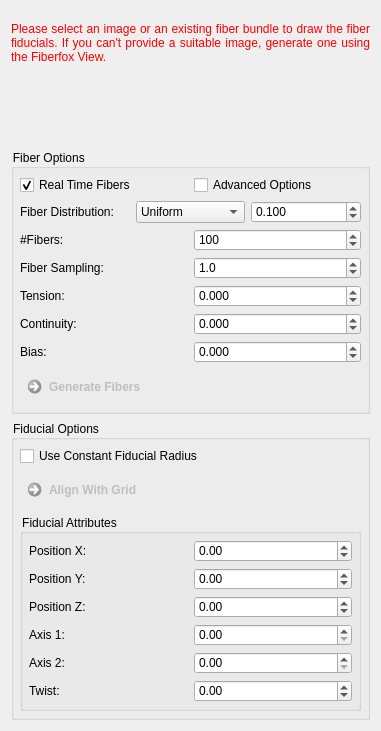
     <widget class="QWidget" name="page">
      <property name="geometry">
       <rect>
        <x>0</x>
        <y>0</y>
        <width>381</width>
        <height>731</height>
       </rect>
      </property>
      <attribute name="label">
       <string>Manual Fiber Design</string>
      </attribute>
      <layout class="QGridLayout" name="gridLayout">
       <item row="1" column="0">
        <widget class="QFrame" name="frame">
         <property name="frameShape">
          <enum>QFrame::NoFrame</enum>
         </property>
         <property name="frameShadow">
          <enum>QFrame::Raised</enum>
         </property>
         <layout class="QGridLayout" name="gridLayout_3">
          <property name="leftMargin">
           <number>0</number>
          </property>
          <property name="topMargin">
           <number>0</number>
          </property>
          <property name="rightMargin">
           <number>0</number>
          </property>
          <property name="bottomMargin">
           <number>0</number>
          </property>
          <item row="0" column="0">
           <widget class="QPushButton" name="m_CircleButton">
            <property name="enabled">
             <bool>false</bool>
            </property>
            <property name="maximumSize">
             <size>
              <width>30</width>
              <height>30</height>
             </size>
            </property>
            <property name="toolTip">
             <string>Draw elliptical fiducial.</string>
            </property>
            <property name="text">
             <string/>
            </property>
            <property name="icon">
             <iconset resource="../../resources/QmitkFiberfox.qrc">
              <normaloff>:/QmitkFiberfox/circle.png</normaloff>:/QmitkFiberfox/circle.png</iconset>
            </property>
            <property name="iconSize">
             <size>
              <width>32</width>
              <height>32</height>
             </size>
            </property>
            <property name="checkable">
             <bool>false</bool>
            </property>
            <property name="flat">
             <bool>true</bool>
            </property>
           </widget>
          </item>
          <item row="0" column="1">
           <widget class="QPushButton" name="m_FlipButton">
            <property name="enabled">
             <bool>false</bool>
            </property>
            <property name="maximumSize">
             <size>
              <width>30</width>
              <height>30</height>
             </size>
            </property>
            <property name="toolTip">
             <string>Flip fiber waypoints of selcted fiducial around one axis.</string>
            </property>
            <property name="text">
             <string/>
            </property>
            <property name="icon">
             <iconset resource="../../resources/QmitkFiberfox.qrc">
              <normaloff>:/QmitkFiberfox/refresh.xpm</normaloff>:/QmitkFiberfox/refresh.xpm</iconset>
            </property>
            <property name="iconSize">
             <size>
              <width>32</width>
              <height>32</height>
             </size>
            </property>
            <property name="checkable">
             <bool>false</bool>
            </property>
            <property name="flat">
             <bool>true</bool>
            </property>
           </widget>
          </item>
          <item row="0" column="2">
           <spacer name="horizontalSpacer">
            <property name="orientation">
             <enum>Qt::Horizontal</enum>
            </property>
            <property name="sizeHint" stdset="0">
             <size>
              <width>40</width>
              <height>20</height>
             </size>
            </property>
           </spacer>
          </item>
         </layout>
        </widget>
       </item>
       <item row="0" column="0">
        <widget class="QLabel" name="m_FiberGenMessage">
         <property name="styleSheet">
          <string notr="true">color: rgb(255, 0, 0);</string>
         </property>
         <property name="text">
          <string>Please select an image or an existing fiber bundle to draw the fiber fiducials. If you can't provide a suitable image, generate one using the Fiberfox View.</string>
         </property>
         <property name="textFormat">
          <enum>Qt::AutoText</enum>
         </property>
         <property name="alignment">
          <set>Qt::AlignJustify|Qt::AlignVCenter</set>
         </property>
         <property name="wordWrap">
          <bool>true</bool>
         </property>
        </widget>
       </item>
       <item row="2" column="0">
        <widget class="QGroupBox" name="groupBox_8">
         <property name="styleSheet">
          <string notr="true">QGroupBox {
  background-color: transparent;
}</string>
         </property>
         <property name="title">
          <string>Fiber Options </string>
         </property>
         <layout class="QGridLayout" name="gridLayout_15">
          <property name="leftMargin">
           <number>6</number>
          </property>
          <property name="topMargin">
           <number>6</number>
          </property>
          <property name="rightMargin">
           <number>6</number>
          </property>
          <property name="bottomMargin">
           <number>6</number>
          </property>
          <item row="2" column="0">
           <widget class="QFrame" name="frame_5">
            <property name="frameShape">
             <enum>QFrame::NoFrame</enum>
            </property>
            <property name="frameShadow">
             <enum>QFrame::Raised</enum>
            </property>
            <layout class="QGridLayout" name="gridLayout_9">
             <property name="leftMargin">
              <number>0</number>
             </property>
             <property name="topMargin">
              <number>0</number>
             </property>
             <property name="rightMargin">
              <number>0</number>
             </property>
             <property name="bottomMargin">
              <number>0</number>
             </property>
             <item row="2" column="0">
              <widget class="QFrame" name="m_AdvancedFiberOptionsFrame">
               <property name="frameShape">
                <enum>QFrame::NoFrame</enum>
               </property>
               <property name="frameShadow">
                <enum>QFrame::Raised</enum>
               </property>
               <layout class="QGridLayout" name="gridLayout_21">
                <property name="leftMargin">
                 <number>0</number>
                </property>
                <property name="topMargin">
                 <number>0</number>
                </property>
                <property name="rightMargin">
                 <number>0</number>
                </property>
                <property name="bottomMargin">
                 <number>0</number>
                </property>
                <item row="1" column="0">
                 <widget class="QLabel" name="m_TensorsToDWIBValueLabel_5">
                  <property name="toolTip">
                   <string/>
                  </property>
                  <property name="statusTip">
                   <string/>
                  </property>
                  <property name="whatsThis">
                   <string/>
                  </property>
                  <property name="text">
                   <string>Tension:</string>
                  </property>
                  <property name="wordWrap">
                   <bool>false</bool>
                  </property>
                 </widget>
                </item>
                <item row="0" column="0">
                 <widget class="QLabel" name="m_TensorsToDWIBValueLabel_8">
                  <property name="toolTip">
                   <string/>
                  </property>
                  <property name="statusTip">
                   <string/>
                  </property>
                  <property name="whatsThis">
                   <string/>
                  </property>
                  <property name="text">
                   <string>Fiber Sampling:</string>
                  </property>
                  <property name="wordWrap">
                   <bool>false</bool>
                  </property>
                 </widget>
                </item>
                <item row="1" column="1">
                 <widget class="QDoubleSpinBox" name="m_TensionBox">
                  <property name="toolTip">
                   <string/>
                  </property>
                  <property name="decimals">
                   <number>3</number>
                  </property>
                  <property name="minimum">
                   <double>-1.000000000000000</double>
                  </property>
                  <property name="maximum">
                   <double>1.000000000000000</double>
                  </property>
                  <property name="singleStep">
                   <double>0.100000000000000</double>
                  </property>
                  <property name="value">
                   <double>0.000000000000000</double>
                  </property>
                 </widget>
                </item>
                <item row="3" column="1">
                 <widget class="QDoubleSpinBox" name="m_BiasBox">
                  <property name="decimals">
                   <number>3</number>
                  </property>
                  <property name="minimum">
                   <double>-1.000000000000000</double>
                  </property>
                  <property name="maximum">
                   <double>1.000000000000000</double>
                  </property>
                  <property name="singleStep">
                   <double>0.100000000000000</double>
                  </property>
                  <property name="value">
                   <double>0.000000000000000</double>
                  </property>
                 </widget>
                </item>
                <item row="3" column="0">
                 <widget class="QLabel" name="m_TensorsToDWIBValueLabel_7">
                  <property name="toolTip">
                   <string/>
                  </property>
                  <property name="statusTip">
                   <string/>
                  </property>
                  <property name="whatsThis">
                   <string/>
                  </property>
                  <property name="text">
                   <string>Bias:</string>
                  </property>
                  <property name="wordWrap">
                   <bool>false</bool>
                  </property>
                 </widget>
                </item>
                <item row="2" column="0">
                 <widget class="QLabel" name="m_TensorsToDWIBValueLabel_6">
                  <property name="toolTip">
                   <string/>
                  </property>
                  <property name="statusTip">
                   <string/>
                  </property>
                  <property name="whatsThis">
                   <string/>
                  </property>
                  <property name="text">
                   <string>Continuity:</string>
                  </property>
                  <property name="wordWrap">
                   <bool>false</bool>
                  </property>
                 </widget>
                </item>
                <item row="2" column="1">
                 <widget class="QDoubleSpinBox" name="m_ContinuityBox">
                  <property name="decimals">
                   <number>3</number>
                  </property>
                  <property name="minimum">
                   <double>-1.000000000000000</double>
                  </property>
                  <property name="maximum">
                   <double>1.000000000000000</double>
                  </property>
                  <property name="singleStep">
                   <double>0.100000000000000</double>
                  </property>
                  <property name="value">
                   <double>0.000000000000000</double>
                  </property>
                 </widget>
                </item>
                <item row="0" column="1">
                 <widget class="QDoubleSpinBox" name="m_FiberSamplingBox">
                  <property name="toolTip">
                   <string>Distance of fiber sampling points (in mm)</string>
                  </property>
                  <property name="decimals">
                   <number>1</number>
                  </property>
                  <property name="minimum">
                   <double>0.100000000000000</double>
                  </property>
                  <property name="singleStep">
                   <double>0.100000000000000</double>
                  </property>
                  <property name="value">
                   <double>1.000000000000000</double>
                  </property>
                 </widget>
                </item>
               </layout>
              </widget>
             </item>
             <item row="1" column="0">
              <widget class="QFrame" name="frame_2">
               <property name="frameShape">
                <enum>QFrame::NoFrame</enum>
               </property>
               <property name="frameShadow">
                <enum>QFrame::Raised</enum>
               </property>
               <layout class="QGridLayout" name="gridLayout_25">
                <property name="leftMargin">
                 <number>0</number>
                </property>
                <property name="topMargin">
                 <number>0</number>
                </property>
                <property name="rightMargin">
                 <number>0</number>
                </property>
                <property name="bottomMargin">
                 <number>0</number>
                </property>
                <property name="verticalSpacing">
                 <number>6</number>
                </property>
                <item row="0" column="0">
                 <widget class="QLabel" name="m_TensorsToDWIBValueLabel_4">
                  <property name="toolTip">
                   <string/>
                  </property>
                  <property name="statusTip">
                   <string/>
                  </property>
                  <property name="whatsThis">
                   <string/>
                  </property>
                  <property name="text">
                   <string>#Fibers:</string>
                  </property>
                  <property name="wordWrap">
                   <bool>false</bool>
                  </property>
                 </widget>
                </item>
                <item row="0" column="1">
                 <widget class="QSpinBox" name="m_FiberDensityBox">
                  <property name="toolTip">
                   <string>Specify number of fibers to generate for the selected bundle.</string>
                  </property>
                  <property name="minimum">
                   <number>1</number>
                  </property>
                  <property name="maximum">
                   <number>1000000</number>
                  </property>
                  <property name="singleStep">
                   <number>100</number>
                  </property>
                  <property name="value">
                   <number>100</number>
                  </property>
                 </widget>
                </item>
               </layout>
              </widget>
             </item>
            </layout>
           </widget>
          </item>
          <item row="3" column="0">
           <widget class="QCommandLinkButton" name="m_GenerateFibersButton">
            <property name="enabled">
             <bool>false</bool>
            </property>
            <property name="styleSheet">
             <string notr="true">QCommandLinkButton:disabled {
  border: none;
}</string>
            </property>
            <property name="text">
             <string>Generate Fibers</string>
            </property>
            <property name="icon">
             <iconset>
              <normaloff>:/QmitkDiffusionImaging/general_icons/right.ico</normaloff>:/QmitkDiffusionImaging/general_icons/right.ico</iconset>
            </property>
           </widget>
          </item>
          <item row="1" column="0">
           <widget class="QFrame" name="frame_3">
            <property name="frameShape">
             <enum>QFrame::NoFrame</enum>
            </property>
            <property name="frameShadow">
             <enum>QFrame::Raised</enum>
            </property>
            <layout class="QGridLayout" name="gridLayout_5">
             <property name="leftMargin">
              <number>0</number>
             </property>
             <property name="topMargin">
              <number>0</number>
             </property>
             <property name="rightMargin">
              <number>0</number>
             </property>
             <property name="bottomMargin">
              <number>0</number>
             </property>
             <item row="0" column="1">
              <widget class="QComboBox" name="m_DistributionBox">
               <property name="toolTip">
                <string>Select fiber distribution inside of the fiducials.</string>
               </property>
               <item>
                <property name="text">
                 <string>Uniform</string>
                </property>
               </item>
               <item>
                <property name="text">
                 <string>Gaussian</string>
                </property>
               </item>
              </widget>
             </item>
             <item row="0" column="0">
              <widget class="QLabel" name="m_TensorsToDWIBValueLabel_9">
               <property name="toolTip">
                <string/>
               </property>
               <property name="statusTip">
                <string/>
               </property>
               <property name="whatsThis">
                <string/>
               </property>
               <property name="text">
                <string>Fiber Distribution:</string>
               </property>
               <property name="wordWrap">
                <bool>false</bool>
               </property>
              </widget>
             </item>
             <item row="0" column="2">
              <widget class="QDoubleSpinBox" name="m_VarianceBox">
               <property name="toolTip">
                <string>Variance of the gaussian</string>
               </property>
               <property name="decimals">
                <number>3</number>
               </property>
               <property name="minimum">
                <double>0.001000000000000</double>
               </property>
               <property name="maximum">
                <double>10.000000000000000</double>
               </property>
               <property name="singleStep">
                <double>0.010000000000000</double>
               </property>
               <property name="value">
                <double>0.100000000000000</double>
               </property>
              </widget>
             </item>
            </layout>
           </widget>
          </item>
          <item row="0" column="0">
           <widget class="QFrame" name="frame_8">
            <property name="frameShape">
             <enum>QFrame::NoFrame</enum>
            </property>
            <property name="frameShadow">
             <enum>QFrame::Raised</enum>
            </property>
            <layout class="QGridLayout" name="gridLayout_22">
             <property name="leftMargin">
              <number>0</number>
             </property>
             <property name="topMargin">
              <number>0</number>
             </property>
             <property name="rightMargin">
              <number>0</number>
             </property>
             <property name="bottomMargin">
              <number>0</number>
             </property>
             <item row="0" column="0">
              <widget class="QCheckBox" name="m_RealTimeFibers">
               <property name="toolTip">
                <string>Disable to only generate fibers if &quot;Generate Fibers&quot; button is pressed.</string>
               </property>
               <property name="text">
                <string>Real Time Fibers</string>
               </property>
               <property name="checked">
                <bool>true</bool>
               </property>
              </widget>
             </item>
             <item row="0" column="1">
              <widget class="QCheckBox" name="m_AdvancedOptionsBox">
               <property name="toolTip">
                <string>Disable to only generate fibers if &quot;Generate Fibers&quot; button is pressed.</string>
               </property>
               <property name="text">
                <string>Advanced Options</string>
               </property>
               <property name="checked">
                <bool>false</bool>
               </property>
              </widget>
             </item>
            </layout>
           </widget>
          </item>
         </layout>
        </widget>
       </item>
       <item row="3" column="0">
        <widget class="QGroupBox" name="groupBox_7">
         <property name="styleSheet">
          <string notr="true">QGroupBox {
  background-color: transparent;
}</string>
         </property>
         <property name="title">
          <string>Fiducial Options</string>
         </property>
         <layout class="QGridLayout" name="gridLayout_16">
          <property name="leftMargin">
           <number>6</number>
          </property>
          <property name="topMargin">
           <number>6</number>
          </property>
          <property name="rightMargin">
           <number>6</number>
          </property>
          <property name="bottomMargin">
           <number>6</number>
          </property>
          <item row="2" column="0">
           <widget class="QGroupBox" name="m_FiducialAttributeBox">
            <property name="title">
             <string>Fiducial Attributes</string>
            </property>
            <layout class="QGridLayout" name="gridLayout_4">
             <property name="leftMargin">
              <number>6</number>
             </property>
             <property name="topMargin">
              <number>6</number>
             </property>
             <property name="rightMargin">
              <number>6</number>
             </property>
             <property name="bottomMargin">
              <number>6</number>
             </property>
             <item row="4" column="1">
              <widget class="QDoubleSpinBox" name="m_FidAxis2">
               <property name="toolTip">
                <string>Length of fiducial axis 2</string>
               </property>
               <property name="decimals">
                <number>2</number>
               </property>
               <property name="minimum">
                <double>0.000000000000000</double>
               </property>
               <property name="maximum">
                <double>9999.000000000000000</double>
               </property>
               <property name="singleStep">
                <double>0.100000000000000</double>
               </property>
              </widget>
             </item>
             <item row="3" column="0">
              <widget class="QLabel" name="label_31">
               <property name="toolTip">
                <string/>
               </property>
               <property name="statusTip">
                <string/>
               </property>
               <property name="whatsThis">
                <string/>
               </property>
               <property name="text">
                <string>Axis 1:</string>
               </property>
               <property name="wordWrap">
                <bool>false</bool>
               </property>
              </widget>
             </item>
             <item row="0" column="0">
              <widget class="QLabel" name="label_26">
               <property name="toolTip">
                <string/>
               </property>
               <property name="statusTip">
                <string/>
               </property>
               <property name="whatsThis">
                <string/>
               </property>
               <property name="text">
                <string>Position X:</string>
               </property>
               <property name="wordWrap">
                <bool>false</bool>
               </property>
              </widget>
             </item>
             <item row="0" column="1">
              <widget class="QDoubleSpinBox" name="m_FidPosX">
               <property name="toolTip">
                <string>World Position in mm</string>
               </property>
               <property name="decimals">
                <number>2</number>
               </property>
               <property name="minimum">
                <double>-99999.000000000000000</double>
               </property>
               <property name="maximum">
                <double>99999.000000000000000</double>
               </property>
               <property name="singleStep">
                <double>0.100000000000000</double>
               </property>
              </widget>
             </item>
             <item row="2" column="1">
              <widget class="QDoubleSpinBox" name="m_FidPosZ">
               <property name="toolTip">
                <string>World Position in mm</string>
               </property>
               <property name="decimals">
                <number>2</number>
               </property>
               <property name="minimum">
                <double>-99999.000000000000000</double>
               </property>
               <property name="maximum">
                <double>99999.000000000000000</double>
               </property>
               <property name="singleStep">
                <double>0.100000000000000</double>
               </property>
              </widget>
             </item>
             <item row="1" column="1">
              <widget class="QDoubleSpinBox" name="m_FidPosY">
               <property name="toolTip">
                <string>World Position in mm</string>
               </property>
               <property name="decimals">
                <number>2</number>
               </property>
               <property name="minimum">
                <double>-99999.000000000000000</double>
               </property>
               <property name="maximum">
                <double>99999.000000000000000</double>
               </property>
               <property name="singleStep">
                <double>0.100000000000000</double>
               </property>
              </widget>
             </item>
             <item row="3" column="1">
              <widget class="QDoubleSpinBox" name="m_FidAxis1">
               <property name="toolTip">
                <string>Length of fiducial axis 1</string>
               </property>
               <property name="decimals">
                <number>2</number>
               </property>
               <property name="minimum">
                <double>0.000000000000000</double>
               </property>
               <property name="maximum">
                <double>9999.000000000000000</double>
               </property>
               <property name="singleStep">
                <double>0.100000000000000</double>
               </property>
              </widget>
             </item>
             <item row="2" column="0">
              <widget class="QLabel" name="label_30">
               <property name="toolTip">
                <string/>
               </property>
               <property name="statusTip">
                <string/>
               </property>
               <property name="whatsThis">
                <string/>
               </property>
               <property name="text">
                <string>Position Z:</string>
               </property>
               <property name="wordWrap">
                <bool>false</bool>
               </property>
              </widget>
             </item>
             <item row="1" column="0">
              <widget class="QLabel" name="label_27">
               <property name="toolTip">
                <string/>
               </property>
               <property name="statusTip">
                <string/>
               </property>
               <property name="whatsThis">
                <string/>
               </property>
               <property name="text">
                <string>Position Y:</string>
               </property>
               <property name="wordWrap">
                <bool>false</bool>
               </property>
              </widget>
             </item>
             <item row="4" column="0">
              <widget class="QLabel" name="label_32">
               <property name="toolTip">
                <string/>
               </property>
               <property name="statusTip">
                <string/>
               </property>
               <property name="whatsThis">
                <string/>
               </property>
               <property name="text">
                <string>Axis 2:</string>
               </property>
               <property name="wordWrap">
                <bool>false</bool>
               </property>
              </widget>
             </item>
             <item row="5" column="0">
              <widget class="QLabel" name="label_33">
               <property name="toolTip">
                <string/>
               </property>
               <property name="statusTip">
                <string/>
               </property>
               <property name="whatsThis">
                <string/>
               </property>
               <property name="text">
                <string>Twist:</string>
               </property>
               <property name="wordWrap">
                <bool>false</bool>
               </property>
              </widget>
             </item>
             <item row="5" column="1">
              <widget class="QDoubleSpinBox" name="m_FidTwist">
               <property name="toolTip">
                <string>Twist in degree</string>
               </property>
               <property name="decimals">
                <number>2</number>
               </property>
               <property name="minimum">
                <double>-180.000000000000000</double>
               </property>
               <property name="maximum">
                <double>180.000000000000000</double>
               </property>
               <property name="singleStep">
                <double>0.100000000000000</double>
               </property>
              </widget>
             </item>
            </layout>
           </widget>
          </item>
          <item row="0" column="0">
           <widget class="QCheckBox" name="m_ConstantRadiusBox">
            <property name="toolTip">
             <string>All fiducials are treated as circles with the same radius as the first fiducial.</string>
            </property>
            <property name="text">
             <string>Use Constant Fiducial Radius</string>
            </property>
            <property name="checked">
             <bool>false</bool>
            </property>
           </widget>
          </item>
          <item row="1" column="0">
           <widget class="QCommandLinkButton" name="m_AlignOnGrid">
            <property name="enabled">
             <bool>false</bool>
            </property>
            <property name="toolTip">
             <string>Align selected fiducials with voxel grid. Shifts selected fiducials to nearest voxel center.</string>
            </property>
            <property name="styleSheet">
             <string notr="true">QCommandLinkButton:disabled {
  border: none;
}</string>
            </property>
            <property name="text">
             <string>Align With Grid</string>
            </property>
            <property name="icon">
             <iconset>
              <normaloff>:/QmitkDiffusionImaging/general_icons/right.ico</normaloff>:/QmitkDiffusionImaging/general_icons/right.ico</iconset>
            </property>
           </widget>
          </item>
         </layout>
        </widget>
       </item>
      </layout>
     </widget>
